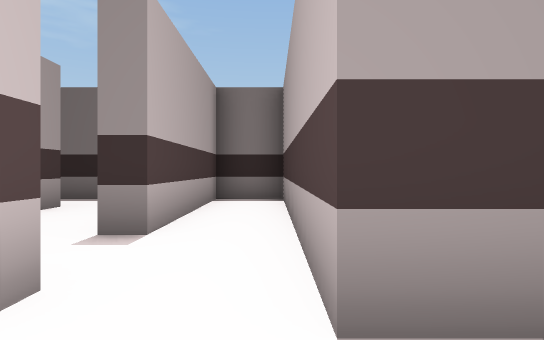
[1] (above)

15 first-person views from a walk through a Unity game level. The camera is 1.3 m above the floor, looks level and sees 80° across. The floor is counted in squares, 2 m on a side. Each view is taken from the middle of a square. On the plan, view 1 faces up. The plan holds only what a view shows up to about 10 squares ahead; the rest is blank. The player is left out. Some animated figures are left out.

[2]
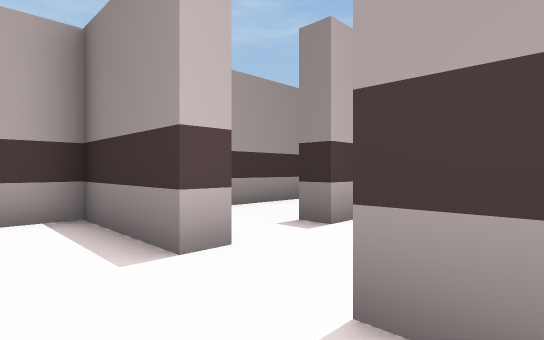

[3]
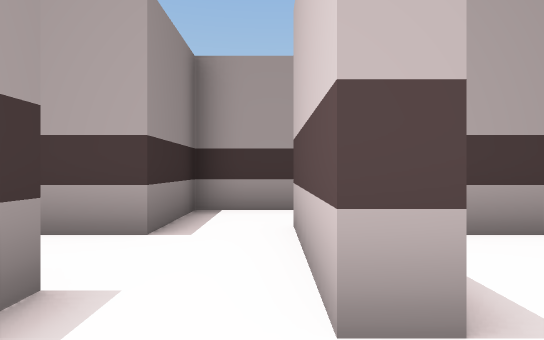

[4]
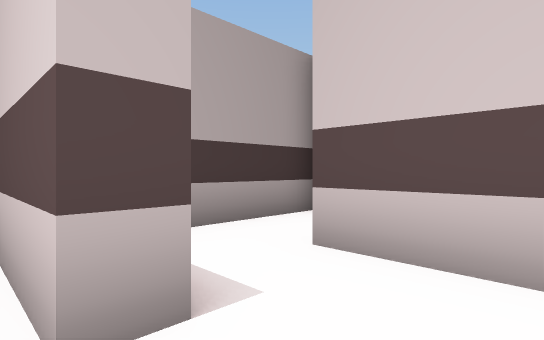

[5]
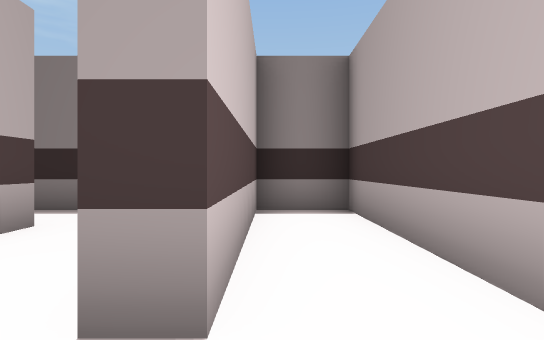

[6]
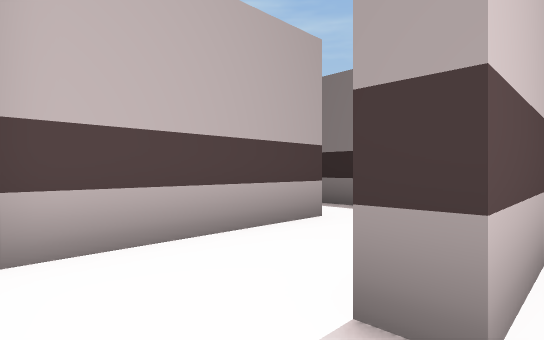

[7]
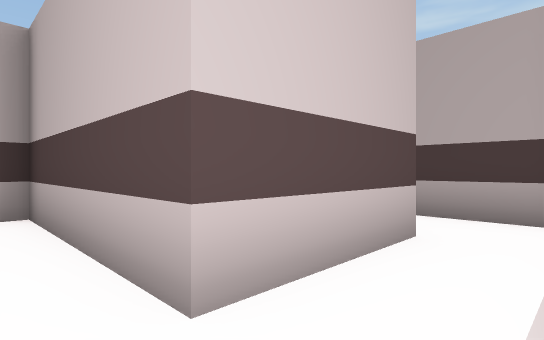

[8]
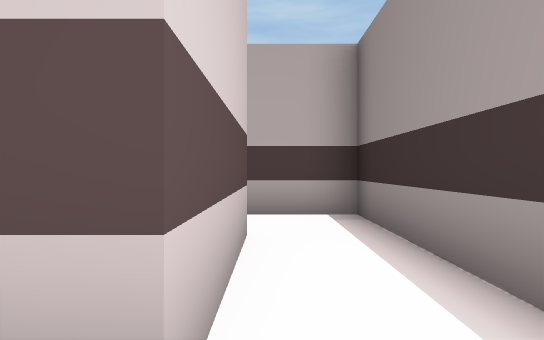

[9]
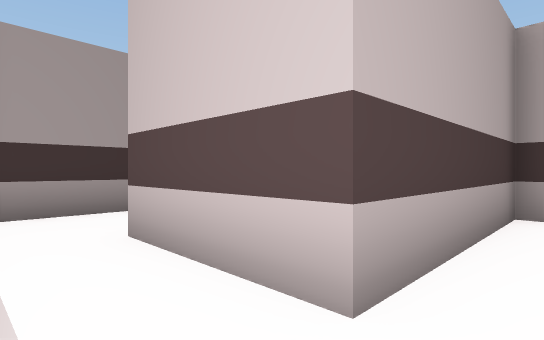

[10]
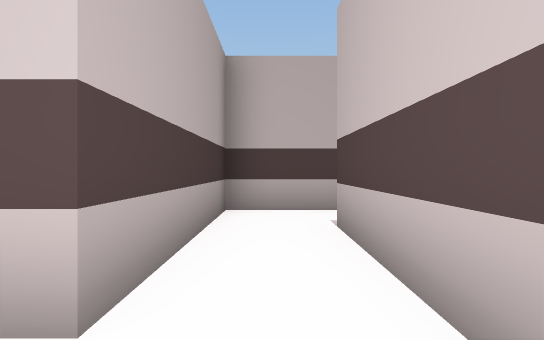

[11]
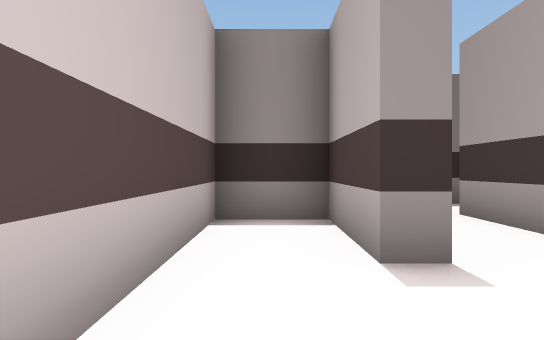

[12]
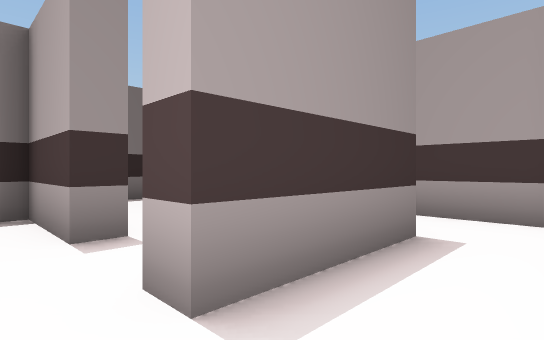

[13]
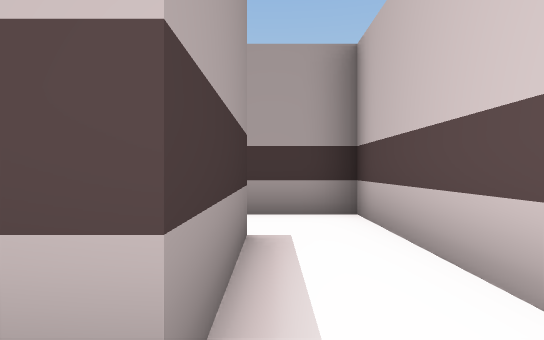

[14]
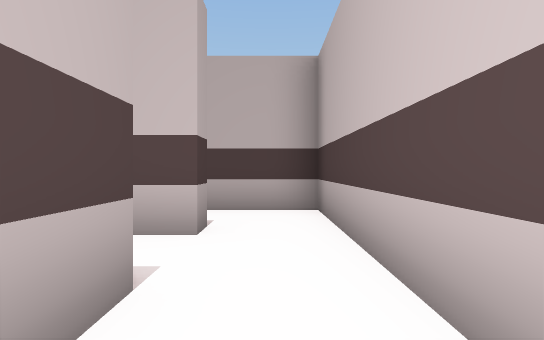

[15]
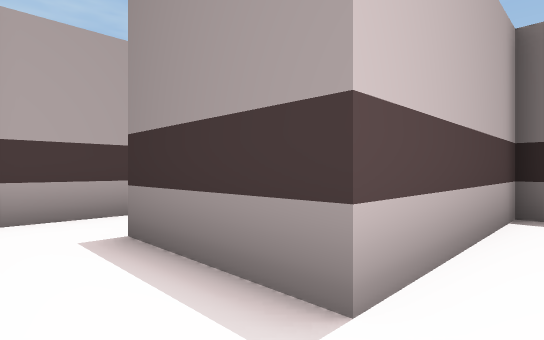

### Floor plan
Points are (right, up) in squares from view 1. A wall is a line through its corners. A room is listed if a view was taken in it or the views show most of it. See-through windows are left out.
Room 1 (views 1, 3, 4)
walls: (-1.8, -0.9) (-1.8, -0.3) (0.8, -0.3); (-2.9, -2.3) (-1.2, -2.3); (-1.2, 1.8) (-1.2, 1.3) (-3.7, 1.3)
ways out: opening at (0, 0) to room 2; opening at (-1, 1) to room 3; opening at (-1, -3)
Room 2 (view 2)
walls: (2.3, -0.4) (2.3, 1.3) (0.3, 1.3)
ways out: opening at (0, 0) to room 1
Room 3 (views 5, 6)
walls: (0.3, 1.3) (0.3, 7.3) (-1.2, 7.3) (-1.2, 3.3)
ways out: opening at (-1, 1) to room 1; opening at (-2, 2.5) to room 8
Room 4 (views 7, 8, 9, 10)
walls: (-6.3, 5.8) (-3.7, 5.8) (-3.7, 3.5); (-3.9, 7.3) (-7.8, 7.3) (-7.8, 5.5); (-1.8, 4.9) (-1.8, 6.6)
ways out: opening at (-3, 4.5) to room 8; opening at (-7, 4.5) to room 9
Room 5 (views 11, 12, 13)
walls: (-9.7, 1.4) (-9.7, -0.3) (-6.4, -0.3); (-5.7, 1.3) (-8.3, 1.3)
ways out: opening at (-9, 1) to room 6; opening at (-7, 0) to room 7
Room 6 (view 14)
walls: (-7.8, 3.3) (-8.3, 3.3) (-8.3, 5.3) (-9.7, 5.3) (-9.7, 1.4); (-8.3, 1.3) (-8.3, 1.7) (-7.4, 1.7)
ways out: opening at (-9, 1) to room 5; opening at (-8, 3) to room 9
Room 7 (view 15)
walls: (-6.4, -0.3) (-4.2, -0.3) (-4.2, 1.9); (-5.7, 5.2) (-5.7, 1.3)
ways out: opening at (-7, 0) to room 5
Room 8 (no view inside)
walls: (-3.7, 3.5) (-3.7, 1.8); (-1.2, 3.3) (-1.8, 3.3)
ways out: opening at (-2, 2.5) to room 3; opening at (-3, 4.5) to room 4
Room 9 (no view inside)
walls: (-7.8, 5.5) (-7.8, 3.3); (-7.4, 1.7) (-6.3, 1.7) (-6.3, 5.8)
ways out: opening at (-7, 4.5) to room 4; opening at (-8, 3) to room 6

Positions as (right, up) in squares from view 1, and headings:
1: (0, 0), facing up
2: (1, 0), facing up-left
3: (-3, 0), facing right
4: (-3, 0), facing down-right
5: (-1, 2), facing up
6: (-1, 2), facing up-left
7: (-3, 7), facing down-left
8: (-3, 6), facing left
9: (-7, 7), facing down-right
10: (-7, 7), facing down
11: (-9, 1), facing up
12: (-9, 0), facing up-right
13: (-9, 1), facing right
14: (-9, 5), facing down
15: (-5, 0), facing up-left
